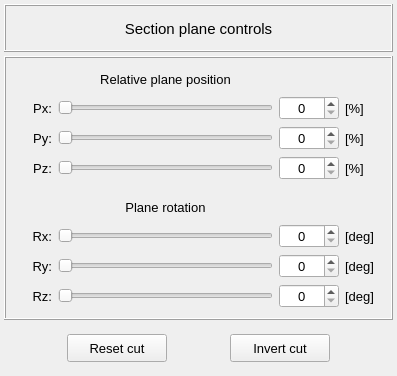
<?xml version="1.0" encoding="UTF-8"?>
<ui version="4.0">
 <class>Form</class>
 <widget class="QWidget" name="Form">
  <property name="geometry">
   <rect>
    <x>0</x>
    <y>0</y>
    <width>397</width>
    <height>364</height>
   </rect>
  </property>
  <property name="windowTitle">
   <string>Form</string>
  </property>
  <layout class="QGridLayout" name="gridLayout">
   <property name="leftMargin">
    <number>4</number>
   </property>
   <property name="topMargin">
    <number>4</number>
   </property>
   <property name="rightMargin">
    <number>4</number>
   </property>
   <property name="bottomMargin">
    <number>4</number>
   </property>
   <property name="spacing">
    <number>4</number>
   </property>
   <item row="0" column="0">
    <widget class="QFrame" name="frame_2">
     <property name="minimumSize">
      <size>
       <width>0</width>
       <height>48</height>
      </size>
     </property>
     <property name="maximumSize">
      <size>
       <width>16777215</width>
       <height>48</height>
      </size>
     </property>
     <property name="frameShape">
      <enum>QFrame::Box</enum>
     </property>
     <property name="frameShadow">
      <enum>QFrame::Raised</enum>
     </property>
     <layout class="QGridLayout" name="gridLayout_4">
      <item row="0" column="0">
       <widget class="QLabel" name="label_15">
        <property name="minimumSize">
         <size>
          <width>0</width>
          <height>28</height>
         </size>
        </property>
        <property name="maximumSize">
         <size>
          <width>16777215</width>
          <height>28</height>
         </size>
        </property>
        <property name="font">
         <font>
          <pointsize>11</pointsize>
         </font>
        </property>
        <property name="text">
         <string>Section plane controls</string>
        </property>
        <property name="alignment">
         <set>Qt::AlignCenter</set>
        </property>
       </widget>
      </item>
     </layout>
    </widget>
   </item>
   <item row="1" column="0">
    <widget class="QFrame" name="frame_4">
     <property name="frameShape">
      <enum>QFrame::Box</enum>
     </property>
     <property name="frameShadow">
      <enum>QFrame::Raised</enum>
     </property>
     <layout class="QGridLayout" name="gridLayout_6">
      <property name="leftMargin">
       <number>4</number>
      </property>
      <property name="topMargin">
       <number>4</number>
      </property>
      <property name="rightMargin">
       <number>4</number>
      </property>
      <property name="bottomMargin">
       <number>4</number>
      </property>
      <property name="spacing">
       <number>4</number>
      </property>
      <item row="0" column="0">
       <widget class="QFrame" name="frame_3">
        <property name="frameShape">
         <enum>QFrame::NoFrame</enum>
        </property>
        <property name="frameShadow">
         <enum>QFrame::Raised</enum>
        </property>
        <layout class="QGridLayout" name="gridLayout_3">
         <property name="leftMargin">
          <number>6</number>
         </property>
         <property name="topMargin">
          <number>6</number>
         </property>
         <property name="rightMargin">
          <number>6</number>
         </property>
         <property name="bottomMargin">
          <number>6</number>
         </property>
         <item row="1" column="0">
          <widget class="QLabel" name="label">
           <property name="minimumSize">
            <size>
             <width>36</width>
             <height>0</height>
            </size>
           </property>
           <property name="maximumSize">
            <size>
             <width>36</width>
             <height>16777215</height>
            </size>
           </property>
           <property name="font">
            <font>
             <pointsize>10</pointsize>
            </font>
           </property>
           <property name="text">
            <string>Px:</string>
           </property>
           <property name="alignment">
            <set>Qt::AlignRight|Qt::AlignTrailing|Qt::AlignVCenter</set>
           </property>
          </widget>
         </item>
         <item row="1" column="2">
          <widget class="QSpinBox" name="relative_plane_position_x_spinbox">
           <property name="minimumSize">
            <size>
             <width>60</width>
             <height>0</height>
            </size>
           </property>
           <property name="maximumSize">
            <size>
             <width>60</width>
             <height>16777215</height>
            </size>
           </property>
           <property name="font">
            <font>
             <pointsize>10</pointsize>
            </font>
           </property>
           <property name="alignment">
            <set>Qt::AlignCenter</set>
           </property>
           <property name="maximum">
            <number>100</number>
           </property>
          </widget>
         </item>
         <item row="3" column="2">
          <widget class="QSpinBox" name="relative_plane_position_z_spinbox">
           <property name="minimumSize">
            <size>
             <width>60</width>
             <height>0</height>
            </size>
           </property>
           <property name="maximumSize">
            <size>
             <width>60</width>
             <height>16777215</height>
            </size>
           </property>
           <property name="font">
            <font>
             <pointsize>10</pointsize>
            </font>
           </property>
           <property name="alignment">
            <set>Qt::AlignCenter</set>
           </property>
           <property name="maximum">
            <number>100</number>
           </property>
          </widget>
         </item>
         <item row="1" column="3">
          <widget class="QLabel" name="label_4">
           <property name="minimumSize">
            <size>
             <width>36</width>
             <height>0</height>
            </size>
           </property>
           <property name="maximumSize">
            <size>
             <width>36</width>
             <height>16777215</height>
            </size>
           </property>
           <property name="font">
            <font>
             <pointsize>10</pointsize>
            </font>
           </property>
           <property name="text">
            <string>[%]</string>
           </property>
          </widget>
         </item>
         <item row="2" column="0">
          <widget class="QLabel" name="label_2">
           <property name="minimumSize">
            <size>
             <width>36</width>
             <height>0</height>
            </size>
           </property>
           <property name="maximumSize">
            <size>
             <width>36</width>
             <height>16777215</height>
            </size>
           </property>
           <property name="font">
            <font>
             <pointsize>10</pointsize>
            </font>
           </property>
           <property name="text">
            <string>Py:</string>
           </property>
           <property name="alignment">
            <set>Qt::AlignRight|Qt::AlignTrailing|Qt::AlignVCenter</set>
           </property>
          </widget>
         </item>
         <item row="2" column="1">
          <widget class="QSlider" name="relative_plane_position_y_slider">
           <property name="maximum">
            <number>100</number>
           </property>
           <property name="orientation">
            <enum>Qt::Horizontal</enum>
           </property>
          </widget>
         </item>
         <item row="1" column="1">
          <widget class="QSlider" name="relative_plane_position_x_slider">
           <property name="maximum">
            <number>100</number>
           </property>
           <property name="orientation">
            <enum>Qt::Horizontal</enum>
           </property>
          </widget>
         </item>
         <item row="2" column="2">
          <widget class="QSpinBox" name="relative_plane_position_y_spinbox">
           <property name="minimumSize">
            <size>
             <width>60</width>
             <height>0</height>
            </size>
           </property>
           <property name="maximumSize">
            <size>
             <width>60</width>
             <height>16777215</height>
            </size>
           </property>
           <property name="font">
            <font>
             <pointsize>10</pointsize>
            </font>
           </property>
           <property name="alignment">
            <set>Qt::AlignCenter</set>
           </property>
           <property name="maximum">
            <number>100</number>
           </property>
          </widget>
         </item>
         <item row="0" column="1">
          <widget class="QLabel" name="label_13">
           <property name="minimumSize">
            <size>
             <width>0</width>
             <height>22</height>
            </size>
           </property>
           <property name="maximumSize">
            <size>
             <width>16777215</width>
             <height>22</height>
            </size>
           </property>
           <property name="font">
            <font>
             <pointsize>10</pointsize>
            </font>
           </property>
           <property name="text">
            <string>Relative plane position</string>
           </property>
           <property name="alignment">
            <set>Qt::AlignCenter</set>
           </property>
          </widget>
         </item>
         <item row="3" column="1">
          <widget class="QSlider" name="relative_plane_position_z_slider">
           <property name="maximum">
            <number>100</number>
           </property>
           <property name="orientation">
            <enum>Qt::Horizontal</enum>
           </property>
          </widget>
         </item>
         <item row="3" column="0">
          <widget class="QLabel" name="label_3">
           <property name="minimumSize">
            <size>
             <width>36</width>
             <height>0</height>
            </size>
           </property>
           <property name="maximumSize">
            <size>
             <width>36</width>
             <height>16777215</height>
            </size>
           </property>
           <property name="font">
            <font>
             <pointsize>10</pointsize>
            </font>
           </property>
           <property name="text">
            <string>Pz:</string>
           </property>
           <property name="alignment">
            <set>Qt::AlignRight|Qt::AlignTrailing|Qt::AlignVCenter</set>
           </property>
          </widget>
         </item>
         <item row="2" column="3">
          <widget class="QLabel" name="label_5">
           <property name="minimumSize">
            <size>
             <width>36</width>
             <height>0</height>
            </size>
           </property>
           <property name="maximumSize">
            <size>
             <width>36</width>
             <height>16777215</height>
            </size>
           </property>
           <property name="font">
            <font>
             <pointsize>10</pointsize>
            </font>
           </property>
           <property name="text">
            <string>[%]</string>
           </property>
          </widget>
         </item>
         <item row="3" column="3">
          <widget class="QLabel" name="label_6">
           <property name="minimumSize">
            <size>
             <width>36</width>
             <height>0</height>
            </size>
           </property>
           <property name="maximumSize">
            <size>
             <width>36</width>
             <height>16777215</height>
            </size>
           </property>
           <property name="font">
            <font>
             <pointsize>10</pointsize>
            </font>
           </property>
           <property name="text">
            <string>[%]</string>
           </property>
          </widget>
         </item>
        </layout>
       </widget>
      </item>
      <item row="1" column="0">
       <widget class="QFrame" name="frame_5">
        <property name="frameShape">
         <enum>QFrame::NoFrame</enum>
        </property>
        <property name="frameShadow">
         <enum>QFrame::Raised</enum>
        </property>
        <layout class="QGridLayout" name="gridLayout_5">
         <property name="leftMargin">
          <number>6</number>
         </property>
         <property name="topMargin">
          <number>6</number>
         </property>
         <property name="rightMargin">
          <number>6</number>
         </property>
         <property name="bottomMargin">
          <number>6</number>
         </property>
         <item row="3" column="0">
          <widget class="QLabel" name="label_9">
           <property name="minimumSize">
            <size>
             <width>36</width>
             <height>0</height>
            </size>
           </property>
           <property name="maximumSize">
            <size>
             <width>36</width>
             <height>16777215</height>
            </size>
           </property>
           <property name="font">
            <font>
             <pointsize>10</pointsize>
            </font>
           </property>
           <property name="text">
            <string>Rz:</string>
           </property>
           <property name="alignment">
            <set>Qt::AlignRight|Qt::AlignTrailing|Qt::AlignVCenter</set>
           </property>
          </widget>
         </item>
         <item row="3" column="1">
          <widget class="QSlider" name="plane_rotation_z_slider">
           <property name="maximum">
            <number>360</number>
           </property>
           <property name="orientation">
            <enum>Qt::Horizontal</enum>
           </property>
          </widget>
         </item>
         <item row="2" column="2">
          <widget class="QSpinBox" name="plane_rotation_y_spinbox">
           <property name="minimumSize">
            <size>
             <width>60</width>
             <height>0</height>
            </size>
           </property>
           <property name="maximumSize">
            <size>
             <width>60</width>
             <height>16777215</height>
            </size>
           </property>
           <property name="font">
            <font>
             <pointsize>10</pointsize>
            </font>
           </property>
           <property name="alignment">
            <set>Qt::AlignCenter</set>
           </property>
           <property name="maximum">
            <number>360</number>
           </property>
          </widget>
         </item>
         <item row="2" column="0">
          <widget class="QLabel" name="label_8">
           <property name="minimumSize">
            <size>
             <width>36</width>
             <height>0</height>
            </size>
           </property>
           <property name="maximumSize">
            <size>
             <width>36</width>
             <height>16777215</height>
            </size>
           </property>
           <property name="font">
            <font>
             <pointsize>10</pointsize>
            </font>
           </property>
           <property name="text">
            <string>Ry:</string>
           </property>
           <property name="alignment">
            <set>Qt::AlignRight|Qt::AlignTrailing|Qt::AlignVCenter</set>
           </property>
          </widget>
         </item>
         <item row="2" column="1">
          <widget class="QSlider" name="plane_rotation_y_slider">
           <property name="maximum">
            <number>360</number>
           </property>
           <property name="orientation">
            <enum>Qt::Horizontal</enum>
           </property>
          </widget>
         </item>
         <item row="3" column="2">
          <widget class="QSpinBox" name="plane_rotation_z_spinbox">
           <property name="minimumSize">
            <size>
             <width>60</width>
             <height>0</height>
            </size>
           </property>
           <property name="maximumSize">
            <size>
             <width>60</width>
             <height>16777215</height>
            </size>
           </property>
           <property name="font">
            <font>
             <pointsize>10</pointsize>
            </font>
           </property>
           <property name="alignment">
            <set>Qt::AlignCenter</set>
           </property>
           <property name="maximum">
            <number>360</number>
           </property>
          </widget>
         </item>
         <item row="1" column="2">
          <widget class="QSpinBox" name="plane_rotation_x_spinbox">
           <property name="minimumSize">
            <size>
             <width>60</width>
             <height>0</height>
            </size>
           </property>
           <property name="maximumSize">
            <size>
             <width>60</width>
             <height>16777215</height>
            </size>
           </property>
           <property name="font">
            <font>
             <pointsize>10</pointsize>
            </font>
           </property>
           <property name="alignment">
            <set>Qt::AlignCenter</set>
           </property>
           <property name="maximum">
            <number>360</number>
           </property>
          </widget>
         </item>
         <item row="1" column="1">
          <widget class="QSlider" name="plane_rotation_x_slider">
           <property name="maximum">
            <number>360</number>
           </property>
           <property name="orientation">
            <enum>Qt::Horizontal</enum>
           </property>
          </widget>
         </item>
         <item row="1" column="0">
          <widget class="QLabel" name="label_7">
           <property name="minimumSize">
            <size>
             <width>36</width>
             <height>0</height>
            </size>
           </property>
           <property name="maximumSize">
            <size>
             <width>36</width>
             <height>16777215</height>
            </size>
           </property>
           <property name="font">
            <font>
             <pointsize>10</pointsize>
            </font>
           </property>
           <property name="text">
            <string>Rx:</string>
           </property>
           <property name="alignment">
            <set>Qt::AlignRight|Qt::AlignTrailing|Qt::AlignVCenter</set>
           </property>
          </widget>
         </item>
         <item row="1" column="3">
          <widget class="QLabel" name="label_10">
           <property name="minimumSize">
            <size>
             <width>36</width>
             <height>0</height>
            </size>
           </property>
           <property name="maximumSize">
            <size>
             <width>36</width>
             <height>16777215</height>
            </size>
           </property>
           <property name="font">
            <font>
             <pointsize>10</pointsize>
            </font>
           </property>
           <property name="text">
            <string>[deg]</string>
           </property>
          </widget>
         </item>
         <item row="0" column="1">
          <widget class="QLabel" name="label_14">
           <property name="minimumSize">
            <size>
             <width>0</width>
             <height>22</height>
            </size>
           </property>
           <property name="maximumSize">
            <size>
             <width>16777215</width>
             <height>22</height>
            </size>
           </property>
           <property name="font">
            <font>
             <pointsize>10</pointsize>
            </font>
           </property>
           <property name="text">
            <string>Plane rotation</string>
           </property>
           <property name="alignment">
            <set>Qt::AlignCenter</set>
           </property>
          </widget>
         </item>
         <item row="2" column="3">
          <widget class="QLabel" name="label_11">
           <property name="minimumSize">
            <size>
             <width>36</width>
             <height>0</height>
            </size>
           </property>
           <property name="maximumSize">
            <size>
             <width>36</width>
             <height>16777215</height>
            </size>
           </property>
           <property name="font">
            <font>
             <pointsize>10</pointsize>
            </font>
           </property>
           <property name="text">
            <string>[deg]</string>
           </property>
          </widget>
         </item>
         <item row="3" column="3">
          <widget class="QLabel" name="label_12">
           <property name="minimumSize">
            <size>
             <width>36</width>
             <height>0</height>
            </size>
           </property>
           <property name="maximumSize">
            <size>
             <width>36</width>
             <height>16777215</height>
            </size>
           </property>
           <property name="font">
            <font>
             <pointsize>10</pointsize>
            </font>
           </property>
           <property name="text">
            <string>[deg]</string>
           </property>
          </widget>
         </item>
        </layout>
       </widget>
      </item>
     </layout>
    </widget>
   </item>
   <item row="2" column="0">
    <widget class="QFrame" name="frame">
     <property name="minimumSize">
      <size>
       <width>0</width>
       <height>48</height>
      </size>
     </property>
     <property name="maximumSize">
      <size>
       <width>16777215</width>
       <height>48</height>
      </size>
     </property>
     <property name="frameShape">
      <enum>QFrame::NoFrame</enum>
     </property>
     <property name="frameShadow">
      <enum>QFrame::Raised</enum>
     </property>
     <layout class="QGridLayout" name="gridLayout_2">
      <property name="leftMargin">
       <number>2</number>
      </property>
      <property name="topMargin">
       <number>2</number>
      </property>
      <property name="rightMargin">
       <number>2</number>
      </property>
      <property name="bottomMargin">
       <number>2</number>
      </property>
      <property name="spacing">
       <number>2</number>
      </property>
      <item row="0" column="0">
       <widget class="QPushButton" name="pushButton_reset">
        <property name="minimumSize">
         <size>
          <width>100</width>
          <height>28</height>
         </size>
        </property>
        <property name="maximumSize">
         <size>
          <width>100</width>
          <height>28</height>
         </size>
        </property>
        <property name="font">
         <font>
          <pointsize>10</pointsize>
         </font>
        </property>
        <property name="text">
         <string>Reset cut</string>
        </property>
       </widget>
      </item>
      <item row="0" column="1">
       <widget class="QPushButton" name="pushButton_invert">
        <property name="minimumSize">
         <size>
          <width>100</width>
          <height>28</height>
         </size>
        </property>
        <property name="maximumSize">
         <size>
          <width>100</width>
          <height>28</height>
         </size>
        </property>
        <property name="font">
         <font>
          <pointsize>10</pointsize>
         </font>
        </property>
        <property name="text">
         <string>Invert cut</string>
        </property>
       </widget>
      </item>
     </layout>
    </widget>
   </item>
  </layout>
 </widget>
 <resources/>
 <connections/>
</ui>
